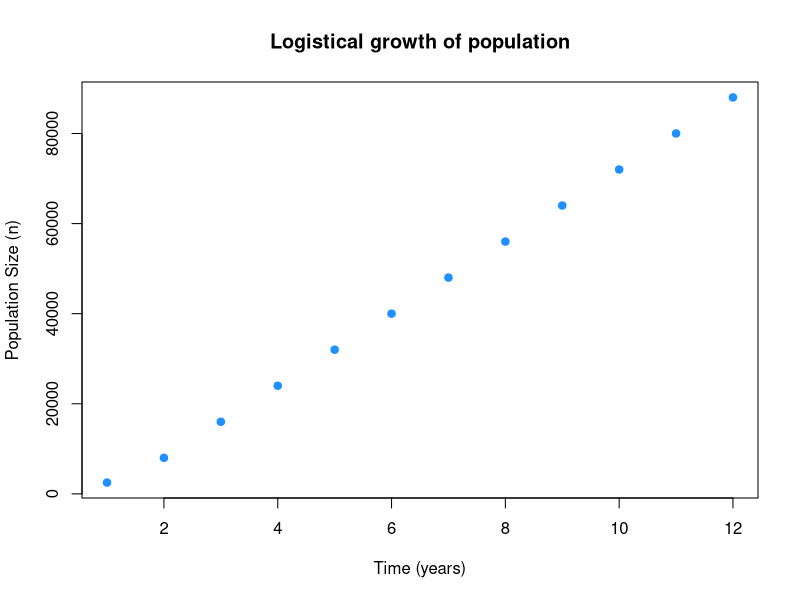

Write the R code that produced this figure.
#Computational Biology
#Kathryn Grabenstein
#Lab Four

#set working directory
setwd("~/Documents/Classes/Computational Biology/CompBioLabsAndHomework/Labs/Lab04")
#check working directory 
getwd()

#clear variable list from previous analyses 
rm(list=ls()) 

#Part I. Practice writing "for loops"
#step 1
#create vector with 10 ones
sequence <- seq(1,10)

#loop through each element in the vector and print "hi"
for ( i in sequence) {
  print ("hi")
}

#step 2 
#establish variables and paramters, no magic numbers! 
old_savings <- 10
allowance <- 5 
gum.cost <- 1.34
packs.bought <- 2
expenses <- gum.cost * packs.bought
time.gum <- seq (1,8)

#create pre-allocation vector
numGum <- length(time.gum)
cash.flow <- rep (0, numGum)

#loop through 8 weeks and total tim's funds
#amount earned is (savings + income) - expenses
#need to upddate 
for ( i in time.gum) {
  new_savings <- (old_savings + allowance) - expenses
  old_savings <- new_savings
  print (new_savings)
}

#step 3 
#calculate expected population size for shrinking population
#set up parameters
initpopsize <- 2000
growthrate <- 0.95
timeSamples <- seq (1,7)

#set up pre-allocation
NumTimes <- length(timeSamples)
abundance <- rep (0 , NumTimes)

#write for loop that calculates population size 
#for every element in timesamples (7 years), 
#take initial population size and multiply times 
#the growth rate to the power of the time stamp
for (i in timeSamples) {
  abundance[i] <- initpopsize * (growthrate ^ timeSamples [i])
  print(abundance[i])
}

#step 4 
#use discrete-time logistic growth equation for population abundance
#assign parameters
#growth rate
r= 0.8

#carrying capacity
K=10000 

#create sequence
Logistic.time <- seq (2,12)
Logistic.time


#set up pre-allocation
#need 12 values
Num.growth <- length(Logistic.time)
Logistic.growth <- rep (0 , Num.growth)
Logistic.growth[1] = 2500

#write for loop that calculates population abundances
for (t in Logistic.time) {
  Logistic.growth[t] <- (t - 1) + (r * (t - 1) * (K - (t - 1) / K))
  print( Logistic.growth[t] )
}
#print whole vector
Logistic.growth

#what is abundance at t[12]
Logistic.growth[12]

#step 5a
zero.vector <- rep(0, 18)
zero.vector

#step 5b
#for loop
for ( i in seq(1,18) ) {
  zero.vector [i] <- (i * 3)
}
print (zero.vector)

#step 5c
#repeat zero 18 times
zero.vector2 <- rep(0,18)

#replace first term with 1 
zero.vector2 [1] <- 1

#check vector
zero.vector2[1:18]
zero.vector2[2:18]

#step 5d
#construct 'for loop' that takes entry, multiplies by 2, and adds one
for (i in 2:18) {
  zero.vector2[i] <- (1 + (2 * zero.vector2[i - 1] ))
}
print (zero.vector2)

#step 6 
#construct fibonacci sequence

#create vector with 20 zeros, bc want first 20 numbers
fib.vector <- rep(0,20)

#replace second term with 1 
fib.vector[2] <- 1

#check vector
fib.vector
#off to a good start! 

#construct a 'for loop' that adds previous numbers together to generat the next
for ( i in 3:19) {
  fib.vector[i] <- (fib.vector[i-1] + fib.vector[i-2])
}
print(fib.vector)

#step 7
#re-do question 4, store all data
#use discrete-time logistic growth equation for population abundance
#assign parameters
#growth rate
r= 0.8

#carrying capacity
K=10000 

#create sequence
Logistic.time <- seq (2,12)
Logistic.time

time <- seq(1,12)

#set up pre-allocation
#need 12 values
Num.growth <- length(Logistic.time)
Logistic.growth <- rep (0 , Num.growth)
Logistic.growth[1] = 2500

#write for loop that calculates population abundances
for (t in Logistic.time) {
  Logistic.growth[t] <- (t - 1) + (r * (t - 1) * (K - (t - 1) / K))
  print( Logistic.growth[t] )
}
#print whole vector
abundance1 <- Logistic.growth

#graph
plot(time, abundance1, xlab = "Time (years)", 
     ylab ="Population Size (n)", main = "Logistical growth of population",
     pch = 19, col = "dodgerblue")
